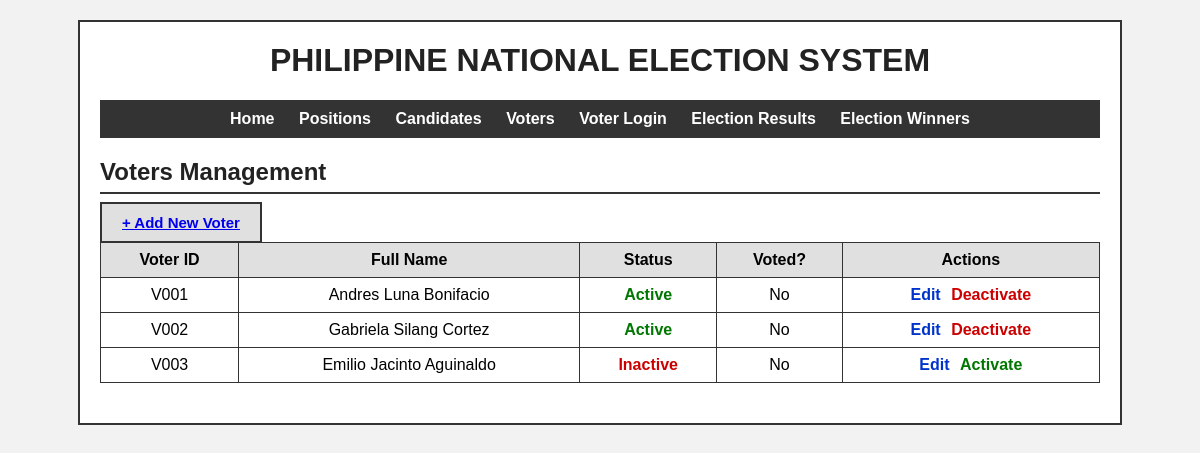
/voters.php, run on the app's committed database.
### tables this page shows
CREATE TABLE voters (
    voterID VARCHAR(20) PRIMARY KEY,
    voterPass VARCHAR(50) NOT NULL,
    voterFName VARCHAR(50) NOT NULL,
    voterMName VARCHAR(50),
    voterLName VARCHAR(50) NOT NULL,
    voterStat ENUM('Active','Inactive') NOT NULL DEFAULT 'Active',
    voted TINYINT(1) NOT NULL DEFAULT 0
);

### voters.php (the view)
<?php
include "db.php";
include "header.php";
$result = $conn->query("SELECT * FROM voters ORDER BY voterID ASC");
?>
<h2>Voters Management</h2>
<a href="add_voter.php" class="btn">+ Add New Voter</a>
<table>
    <thead>
        <tr>
            <th>Voter ID</th>
            <th>Full Name</th>
            <th>Status</th>
            <th>Voted?</th>
            <th>Actions</th>
        </tr>
    </thead>
    <tbody>
        <?php if ($result->num_rows > 0) { ?>
            <?php while ($row = $result->fetch_assoc()) { ?>
                <tr>
                    <td><?php echo htmlspecialchars($row['voterID']); ?></td>
                    <td><?php echo htmlspecialchars($row['voterFName'] . " " . $row['voterMName'] . " " . $row['voterLName']); ?></td>
                    <td>
                        <?php if ($row['voterStat'] === 'Active') { ?>
                            <span class="status-active">Active</span>
                        <?php } else { ?>
                            <span class="status-inactive">Inactive</span>
                        <?php } ?>
                    </td>
                    <td><?php echo ($row['voted'] == 1) ? "Yes" : "No"; ?></td>
                    <td>
                        <a class="action-link" href="update_voter.php?id=<?php echo urlencode($row['voterID']); ?>">Edit</a>
                        <?php if ($row['voterStat'] === 'Active') { ?>
                            <a class="action-link deactivate-link" href="deactivate_voter.php?id=<?php echo urlencode($row['voterID']); ?>">Deactivate</a>
                        <?php } else { ?>
                            <a class="action-link activate-link" href="deactivate_voter.php?id=<?php echo urlencode($row['voterID']); ?>">Activate</a>
                        <?php } ?>
                    </td>
                </tr>
            <?php } ?>
        <?php } else { ?>
            <tr>
                <td colspan="5">No voters found.</td>
            </tr>
        <?php } ?>
    </tbody>
</table>
<?php include "footer.php"; $conn->close(); ?>

### style.css (style rules this page uses)
body { font-family: Arial, Helvetica, sans-serif; background-color: #f2f2f2; margin: 0; padding: 20px; }
h2 { border-bottom: 2px solid #333333; padding-bottom: 6px; color: #222222; }
table { width: 100%; border-collapse: collapse; margin-top: 10px; margin-bottom: 20px; }
table th, table td { border: 1px solid #333333; padding: 8px; text-align: center; }
table th { background-color: #e0e0e0; }
form button, .btn { margin-top: 15px; padding: 10px 20px; font-size: 15px; font-weight: bold; border: 2px solid #333333; background-color: #e0e0e0; cursor: pointer; }
.action-link { margin: 0 3px; text-decoration: none; font-weight: bold; color: #0033cc; }
.deactivate-link { color: #cc0000; }
.activate-link { color: #007700; }
.status-active { color: #007700; font-weight: bold; }
.status-inactive { color: #cc0000; font-weight: bold; }

### data on the page
voters: voterID "V001", voterFName+voterMName+voterLName "Andres Luna Bonifacio", voterStat "Active", voted "No"
voters: voterID "V002", voterFName+voterMName+voterLName "Gabriela Silang Cortez", voterStat "Active", voted "No"
voters: voterID "V003", voterFName+voterMName+voterLName "Emilio Jacinto Aguinaldo", voterStat "Inactive", voted "No"
